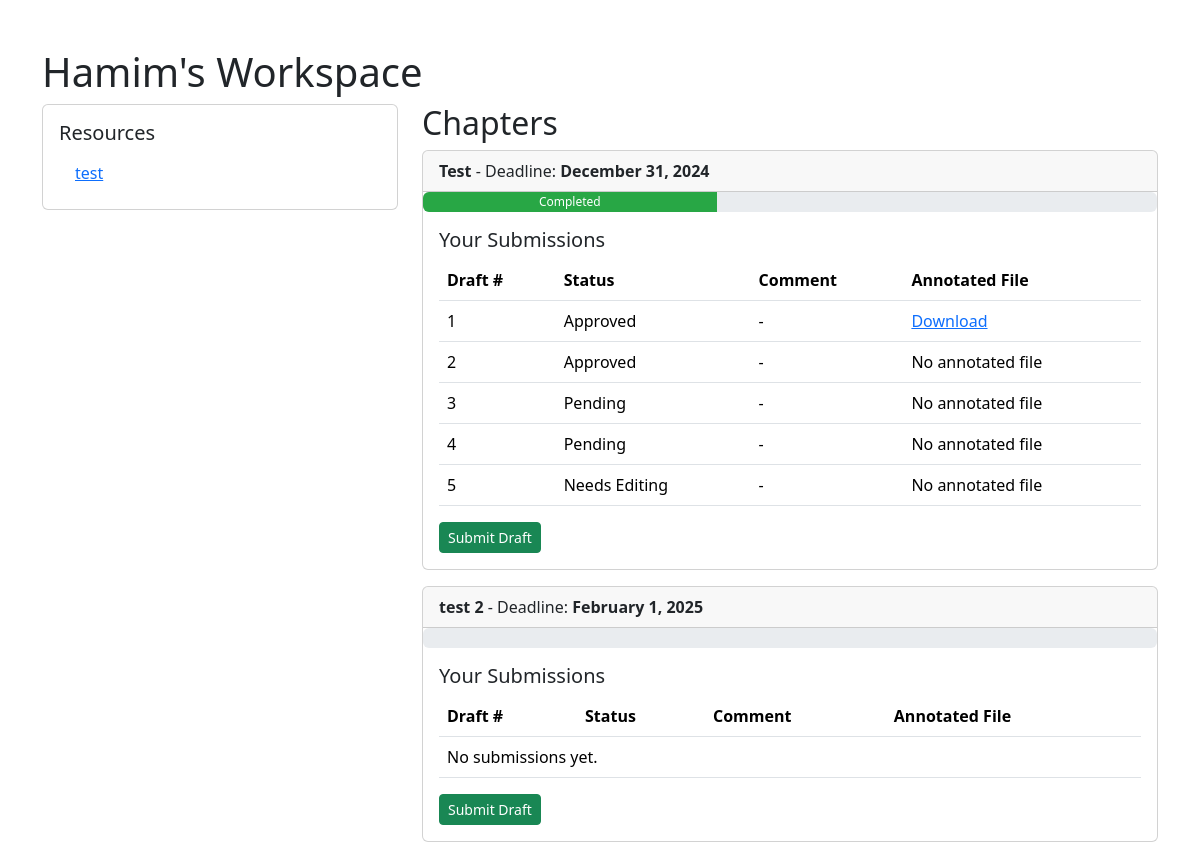
The page /workspace/student/2/ (signed in) on the database as committed earlier.
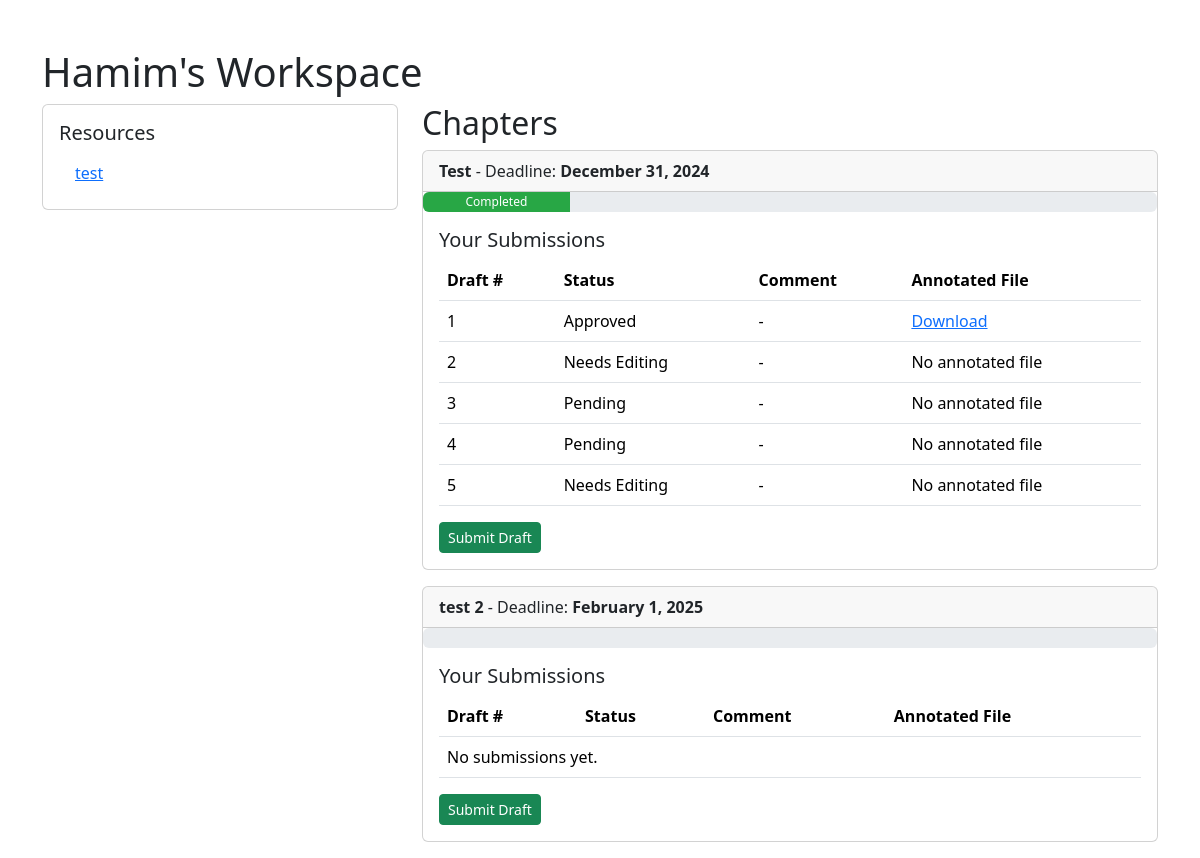
The same page on the database as committed later.
### workspace/models.py (models this page shows, shortened)
class Submission(models.Model):
    STATUS_CHOICES = [
        ('pending', 'Pending'),
        ('approved', 'Approved'),
        ('needs_editing', 'Needs Editing'),
    ]
    chapter = models.ForeignKey(Chapter, on_delete=models.CASCADE, related_name='submissions')
    student = models.ForeignKey(settings.AUTH_USER_MODEL, on_delete=models.CASCADE)
    draft_number = models.PositiveIntegerField()
    file = models.FileField(upload_to='workspace_submissions/')
    submission_date = models.DateTimeField(default=timezone.now)
    status = models.CharField(max_length=20, choices=STATUS_CHOICES, default='pending')
    annotated_file = models.FileField(upload_to='workspace_annotations/', null=True, blank=True)
    comment = models.TextField(blank=True)

### workspace/views.py (the view, shortened to what this page needs)
# urls.py: path('student/<int:student_id>/', workspace_view, name='workspace_view'),
@login_required
def workspace_view(request, student_id):
    try:
       workspace = Workspace.objects.get(student__id=student_id)
    except Workspace.DoesNotExist:
        raise Http404("Workspace does not exist.")
    is_mentor = workspace.mentor == request.user or request.user.is_superuser
    resource_form = ResourceForm()
    chapter_form = ChapterForm()
    resources = workspace.resources.all()
    chapters = workspace.chapters.all()
    chapter_submissions = {}
    for chapter in chapters:
        chapter_submissions[chapter.id] = chapter.submissions.filter(student=request.user)
    chapter_progress = {}
    for chapter in chapters:
         approved_submissions = chapter.submissions.filter(student=workspace.student, status='approved')
         submissions = chapter.submissions.filter(student=workspace.student)
         progress_percentage = 0
         if submissions.count() > 0 :
            progress_percentage = (approved_submissions.count() / submissions.count()) * 100
         chapter_progress[chapter.id] = {
              'progress_percentage': progress_percentage,
              'is_completed': approved_submissions.exists(),
          }
    context = {
        'workspace': workspace,
        'resources': resources,
        'chapters': chapters,
        'chapter_progress': chapter_progress,
        'chapter_submissions': chapter_submissions,
        'resource_form':resource_form,
        'chapter_form':chapter_form,
        'is_mentor': is_mentor,
    }
    return render(request, 'workspace/workspace_page.html', context)

### workspace/templatetags/custom_filters.py (called while the page is built)
@register.filter
def getkey(dictionary, key):
    try:
        return dictionary.get(key, None)
    except AttributeError:
        return None

### workspace/templates/workspace/workspace_page.html (shortened to what the changed rows need)
<!DOCTYPE html>
<html lang="en">
<head>
    <link href="https://cdn.jsdelivr.net/npm/bootstrap@5.3.2/dist/css/bootstrap.min.css" rel="stylesheet">
</head>
<body>
    {% load custom_filters %}
    <div class="container mt-5">
        <h1>{{ workspace.student.first_name }}'s Workspace</h1>
        <div class="row">
            <div class="col-md-8">
                <h2>Chapters</h2>
                {% for chapter in chapters %}
                    <div class="card mb-3">
                        <div class="card-header">
                            <div class="d-flex justify-content-between align-items-center">
                                <div>
                                    <span class="fw-bold">{{ chapter.chapter_name }}</span>
                                     - Deadline: <span class="fw-bold">{{ chapter.deadline|date:"F j, Y" }}</span>
                                </div>
                            </div>
                        </div>
                        <div class="progress" style="height: 20px;">
                            <div class="progress-bar {% if chapter_progress|getkey:chapter.id|getkey:'is_completed' %} progress-bar-green {% else %} bg-secondary {% endif %}"
                                 role="progressbar"
                                 style="width: {{ chapter_progress|getkey:chapter.id|getkey:'progress_percentage' }}%;"
                                 aria-valuenow="{{ chapter_progress|getkey:chapter.id|getkey:'progress_percentage' }}"
                                 aria-valuemin="0"
                                 aria-valuemax="100">
                                {% if chapter_progress|getkey:chapter.id|getkey:'is_completed' %} Completed {% else %} In-Progress {% endif %}
                            </div>
                        </div>
                        <div class="card-body">
                            {% if is_mentor %}
                                <h5 class="card-title">Submissions</h5>
                                <table class="table table-submission">
                                    <thead>
                                        <tr>
                                            <th>Draft #</th>
                                            <th>Submitted On</th>
                                            <th>File</th>
                                            <th>Review</th>
                                        </tr>
                                    </thead>
                                    <tbody>
                                        {% for submission in chapter.submissions.all %}
                                        <tr>
                                            <td>{{ submission.draft_number }}</td>
                                            <td>{{ submission.submission_date|date:"F j, Y" }}</td>
                                            <td><a href="{{ submission.file.url }}" target="_blank" class="btn btn-sm btn-outline-primary">Download</a></td>
                                            <td><a href="{% url 'review_submission' submission_id=submission.id %}" class="btn btn-sm btn-info">Review</a></td>
                                        </tr>
                                        {% empty %}
                                        <tr>
                                            <td colspan="4">No submissions yet.</td>
                                        </tr>
                                        {% endfor %}
                                    </tbody>
                                </table>
                            {% else %}
                                <h5 class="card-title">Your Submissions</h5>
                                <table class="table table-submission">
                                    <thead>
                                        <tr>
                                            <th>Draft #</th>
                                            <th>Status</th>
                                            <th>Comment</th>
                                            <th>Annotated File</th>
                                        </tr>
                                    </thead>
                                    <tbody>
                                        {% for submission in chapter_submissions|getkey:chapter.id %}
                                            <tr>
                                                <td>{{ submission.draft_number }}</td>
                                                <td>{{ submission.get_status_display }}</td>
                                                <td>{{ submission.comment|default:"-" }}</td>
                                                <td>
                                                    {% if submission.annotated_file %}
                                                        <a href="{{ submission.annotated_file.url }}" target="_blank">Download</a>
                                                    {% else %}
                                                        No annotated file
                                                    {% endif %}
                                                </td>
                                            </tr>
                                        {% empty %}
                                            <tr>
                                                <td colspan="4">No submissions yet.</td>
                                            </tr>
                                        {% endfor %}
                                    </tbody>
                                </table>
                                <a href="{% url 'submit_chapter' chapter_id=chapter.id %}" class="btn btn-sm btn-success">Submit Draft</a>
                            {% endif %}
                        </div>
                    </div>
                {% empty %}
                    <p>No chapters yet.</p>
                {% endfor %}
            </div>
        </div>
    </div>
</body>
</html>

Rows that differ between the two databases and show on the page:
computed for Chapter "Test": {{ chapter_progress|getkey:chapter.id|getkey:'progress_percentage' }} 40.0 → 20.0 (drawn)
changed Submission (number 2 of 5 on the later page): status "Approved" → "Needs Editing"
